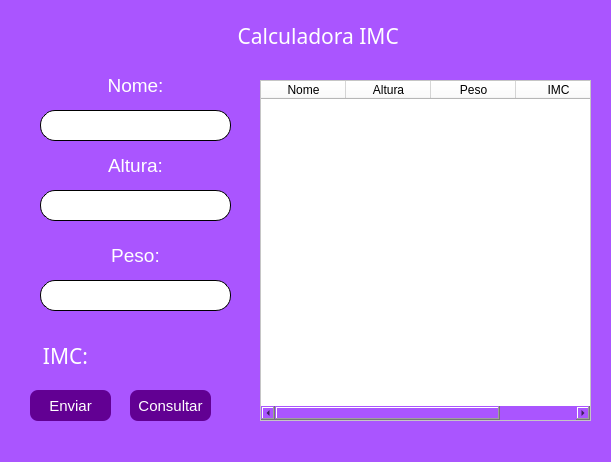
<?xml version="1.0" encoding="UTF-8"?>
<ui version="4.0">
 <class>MainWindow</class>
 <widget class="QMainWindow" name="MainWindow">
  <property name="geometry">
   <rect>
    <x>0</x>
    <y>0</y>
    <width>611</width>
    <height>462</height>
   </rect>
  </property>
  <property name="windowTitle">
   <string>Cadastro IMC de Usuários</string>
  </property>
  <property name="styleSheet">
   <string notr="true">background-color: rgb(170, 85, 255);</string>
  </property>
  <widget class="QWidget" name="centralwidget">
   <widget class="QLabel" name="label">
    <property name="geometry">
     <rect>
      <x>220</x>
      <y>20</y>
      <width>191</width>
      <height>31</height>
     </rect>
    </property>
    <property name="font">
     <font>
      <family>Arial Black</family>
      <pointsize>16</pointsize>
      <weight>10</weight>
      <italic>false</italic>
      <bold>false</bold>
     </font>
    </property>
    <property name="styleSheet">
     <string notr="true">color: rgb(255, 255, 255);
font: 87 16pt &quot;Arial Black&quot;;</string>
    </property>
    <property name="text">
     <string> Calculadora IMC</string>
    </property>
    <property name="alignment">
     <set>Qt::AlignCenter</set>
    </property>
   </widget>
   <widget class="QLabel" name="label_2">
    <property name="geometry">
     <rect>
      <x>40</x>
      <y>70</y>
      <width>191</width>
      <height>31</height>
     </rect>
    </property>
    <property name="font">
     <font>
      <family>Arial</family>
      <pointsize>14</pointsize>
      <weight>10</weight>
      <italic>false</italic>
      <bold>false</bold>
     </font>
    </property>
    <property name="styleSheet">
     <string notr="true">color: rgb(255, 255, 255);
font: 87 14pt &quot;Arial&quot;;</string>
    </property>
    <property name="text">
     <string>Nome:</string>
    </property>
    <property name="alignment">
     <set>Qt::AlignCenter</set>
    </property>
   </widget>
   <widget class="QLabel" name="label_3">
    <property name="geometry">
     <rect>
      <x>40</x>
      <y>150</y>
      <width>191</width>
      <height>31</height>
     </rect>
    </property>
    <property name="font">
     <font>
      <family>Arial</family>
      <pointsize>14</pointsize>
      <weight>10</weight>
      <italic>false</italic>
      <bold>false</bold>
     </font>
    </property>
    <property name="styleSheet">
     <string notr="true">color: rgb(255, 255, 255);
font: 87 14pt &quot;Arial&quot;;</string>
    </property>
    <property name="text">
     <string>Altura:</string>
    </property>
    <property name="alignment">
     <set>Qt::AlignCenter</set>
    </property>
   </widget>
   <widget class="QLabel" name="label_4">
    <property name="geometry">
     <rect>
      <x>40</x>
      <y>240</y>
      <width>191</width>
      <height>31</height>
     </rect>
    </property>
    <property name="font">
     <font>
      <family>Arial</family>
      <pointsize>14</pointsize>
      <weight>10</weight>
      <italic>false</italic>
      <bold>false</bold>
     </font>
    </property>
    <property name="styleSheet">
     <string notr="true">color: rgb(255, 255, 255);
font: 87 14pt &quot;Arial&quot;;</string>
    </property>
    <property name="text">
     <string>Peso:</string>
    </property>
    <property name="alignment">
     <set>Qt::AlignCenter</set>
    </property>
   </widget>
   <widget class="QLineEdit" name="lineEdit">
    <property name="geometry">
     <rect>
      <x>40</x>
      <y>110</y>
      <width>191</width>
      <height>31</height>
     </rect>
    </property>
    <property name="styleSheet">
     <string notr="true">border-radius: 15px;
border-style: outset;
border-width: 1px;
background-color: rgb(255, 255, 255);</string>
    </property>
   </widget>
   <widget class="QLineEdit" name="lineEdit_2">
    <property name="geometry">
     <rect>
      <x>40</x>
      <y>190</y>
      <width>191</width>
      <height>31</height>
     </rect>
    </property>
    <property name="styleSheet">
     <string notr="true">border-radius: 15px;
border-style: outset;
border-width: 1px;
background-color: rgb(255, 255, 255);</string>
    </property>
   </widget>
   <widget class="QLineEdit" name="lineEdit_3">
    <property name="geometry">
     <rect>
      <x>40</x>
      <y>280</y>
      <width>191</width>
      <height>31</height>
     </rect>
    </property>
    <property name="styleSheet">
     <string notr="true">border-radius: 15px;
border-style: outset;
border-width: 1px;
background-color: rgb(255, 255, 255);</string>
    </property>
   </widget>
   <widget class="QPushButton" name="pushButton">
    <property name="geometry">
     <rect>
      <x>30</x>
      <y>390</y>
      <width>81</width>
      <height>31</height>
     </rect>
    </property>
    <property name="font">
     <font>
      <family>MS Shell Dlg 2</family>
      <pointsize>11</pointsize>
      <weight>50</weight>
      <italic>false</italic>
      <bold>false</bold>
     </font>
    </property>
    <property name="styleSheet">
     <string notr="true">background-color: rgb(98, 0, 147);
font: 11pt &quot;MS Shell Dlg 2&quot;;
border-radius: 8px;
color: rgb(255, 255, 255);</string>
    </property>
    <property name="text">
     <string>Enviar</string>
    </property>
   </widget>
   <widget class="QLabel" name="label_5">
    <property name="geometry">
     <rect>
      <x>20</x>
      <y>340</y>
      <width>91</width>
      <height>31</height>
     </rect>
    </property>
    <property name="font">
     <font>
      <family>Arial Black</family>
      <pointsize>16</pointsize>
      <weight>10</weight>
      <italic>false</italic>
      <bold>false</bold>
     </font>
    </property>
    <property name="styleSheet">
     <string notr="true">color: rgb(255, 255, 255);
font: 87 16pt &quot;Arial Black&quot;;</string>
    </property>
    <property name="text">
     <string>IMC:</string>
    </property>
    <property name="alignment">
     <set>Qt::AlignCenter</set>
    </property>
   </widget>
   <widget class="QLabel" name="label_6">
    <property name="geometry">
     <rect>
      <x>110</x>
      <y>340</y>
      <width>101</width>
      <height>31</height>
     </rect>
    </property>
    <property name="font">
     <font>
      <family>Arial Black</family>
      <pointsize>16</pointsize>
      <weight>10</weight>
      <italic>false</italic>
      <bold>false</bold>
     </font>
    </property>
    <property name="styleSheet">
     <string notr="true">color: rgb(255, 255, 255);
font: 87 16pt &quot;Arial Black&quot;;</string>
    </property>
    <property name="text">
     <string/>
    </property>
    <property name="alignment">
     <set>Qt::AlignCenter</set>
    </property>
   </widget>
   <widget class="QPushButton" name="pushButton_2">
    <property name="geometry">
     <rect>
      <x>130</x>
      <y>390</y>
      <width>81</width>
      <height>31</height>
     </rect>
    </property>
    <property name="font">
     <font>
      <family>MS Shell Dlg 2</family>
      <pointsize>11</pointsize>
      <weight>50</weight>
      <italic>false</italic>
      <bold>false</bold>
     </font>
    </property>
    <property name="styleSheet">
     <string notr="true">background-color: rgb(98, 0, 147);
font: 11pt &quot;MS Shell Dlg 2&quot;;
border-radius: 8px;
color: rgb(255, 255, 255);</string>
    </property>
    <property name="text">
     <string>Consultar</string>
    </property>
   </widget>
   <widget class="QTableWidget" name="tableWidget">
    <property name="geometry">
     <rect>
      <x>260</x>
      <y>80</y>
      <width>331</width>
      <height>341</height>
     </rect>
    </property>
    <property name="styleSheet">
     <string notr="true">background-color: rgb(255, 255, 255);
border-color: rgb(85, 0, 127);</string>
    </property>
    <attribute name="horizontalHeaderDefaultSectionSize">
     <number>85</number>
    </attribute>
    <column>
     <property name="text">
      <string>Nome</string>
     </property>
    </column>
    <column>
     <property name="text">
      <string>Altura</string>
     </property>
    </column>
    <column>
     <property name="text">
      <string>Peso</string>
     </property>
    </column>
    <column>
     <property name="text">
      <string>IMC</string>
     </property>
    </column>
   </widget>
  </widget>
  <widget class="QStatusBar" name="statusbar"/>
 </widget>
 <resources/>
 <connections/>
</ui>
